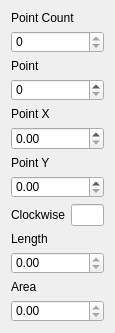
         <widget class="QWidget" name="scrollAreaWidgetContents_8">
          <property name="geometry">
           <rect>
            <x>0</x>
            <y>0</y>
            <width>115</width>
            <height>333</height>
           </rect>
          </property>
          <layout class="QVBoxLayout" name="verticalLayout_17">
           <item>
            <layout class="QFormLayout" name="formLayout_8">
             <property name="rowWrapPolicy">
              <enum>QFormLayout::RowWrapPolicy::WrapLongRows</enum>
             </property>
             <item row="0" column="0">
              <widget class="QLabel" name="polygon_pointCountLabel">
               <property name="text">
                <string>Point Count</string>
               </property>
              </widget>
             </item>
             <item row="0" column="1">
              <widget class="QSpinBox" name="polygon_pointCount">
               <property name="readOnly">
                <bool>true</bool>
               </property>
              </widget>
             </item>
             <item row="1" column="0">
              <widget class="QLabel" name="polygon_pointLabel">
               <property name="text">
                <string>Point</string>
               </property>
              </widget>
             </item>
             <item row="1" column="1">
              <widget class="QSpinBox" name="polygon_point"/>
             </item>
             <item row="2" column="0">
              <widget class="QLabel" name="polygon_pointXLabel">
               <property name="text">
                <string>Point X</string>
               </property>
              </widget>
             </item>
             <item row="2" column="1">
              <widget class="QDoubleSpinBox" name="polygon_pointX"/>
             </item>
             <item row="3" column="0">
              <widget class="QLabel" name="polygon_pointYLabel">
               <property name="text">
                <string>Point Y</string>
               </property>
              </widget>
             </item>
             <item row="3" column="1">
              <widget class="QDoubleSpinBox" name="polygon_pointY"/>
             </item>
             <item row="4" column="0">
              <widget class="QLabel" name="polygon_clockwiseLabel">
               <property name="text">
                <string>Clockwise</string>
               </property>
              </widget>
             </item>
             <item row="4" column="1">
              <widget class="QLineEdit" name="polygon_clockwise"/>
             </item>
             <item row="5" column="0">
              <widget class="QLabel" name="polygon_lengthLabel">
               <property name="text">
                <string>Length</string>
               </property>
              </widget>
             </item>
             <item row="5" column="1">
              <widget class="QDoubleSpinBox" name="polygon_length">
               <property name="readOnly">
                <bool>true</bool>
               </property>
              </widget>
             </item>
             <item row="6" column="0">
              <widget class="QLabel" name="polygon_areaLabel">
               <property name="text">
                <string>Area</string>
               </property>
              </widget>
             </item>
             <item row="6" column="1">
              <widget class="QDoubleSpinBox" name="polygon_area">
               <property name="readOnly">
                <bool>true</bool>
               </property>
              </widget>
             </item>
            </layout>
           </item>
          </layout>
         </widget>
